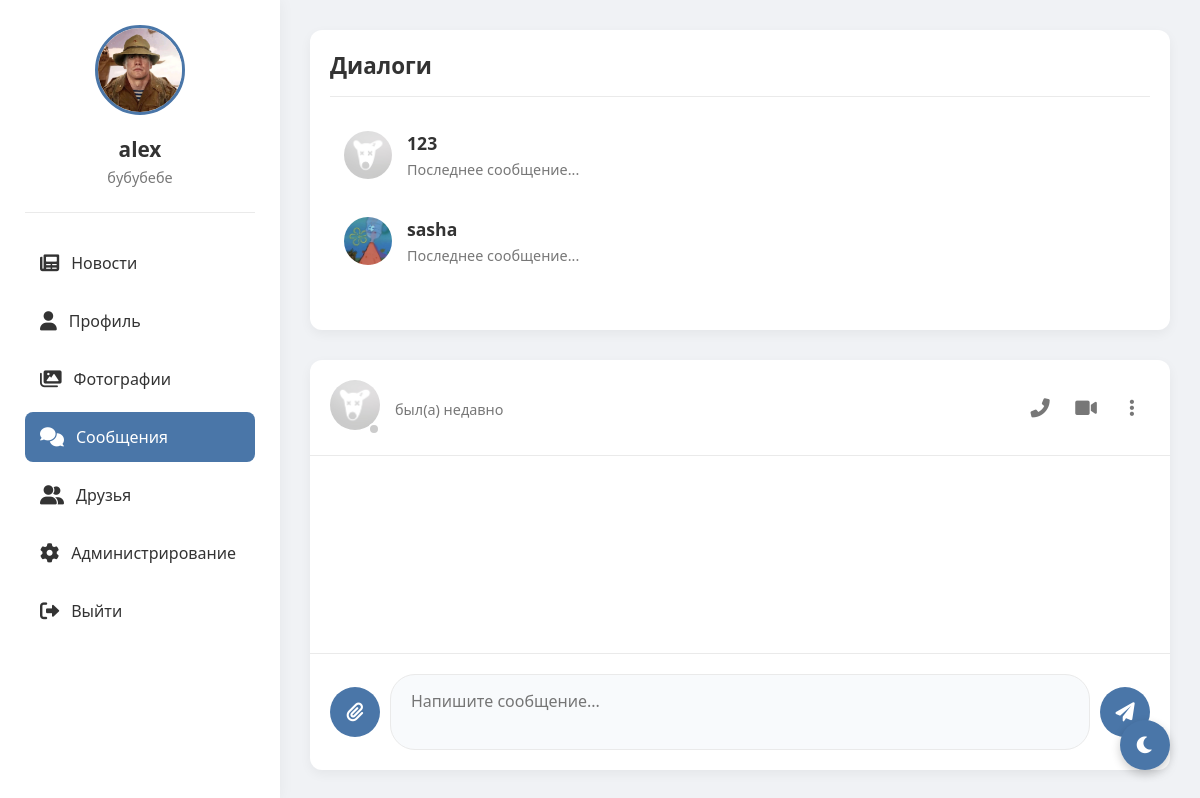
/messages/27 (signed in), run on an earlier commit of the app's database.
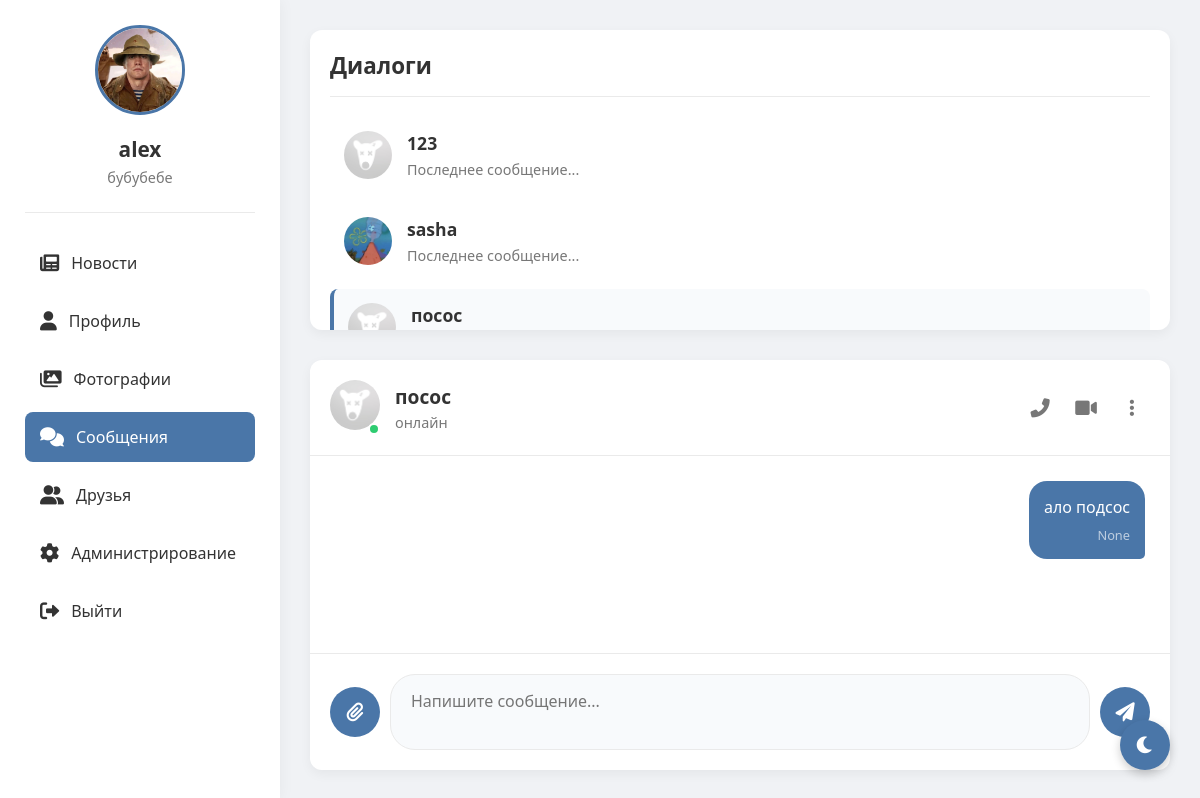
And on a later commit of the database.
### tables this page shows
CREATE TABLE users (
                id INTEGER PRIMARY KEY AUTOINCREMENT,
                username TEXT UNIQUE NOT NULL,
                password TEXT NOT NULL,
                email TEXT,
                bio TEXT,
                avatar TEXT, role TEXT DEFAULT 'user' CHECK(role IN ('admin', 'moderator', 'user')), is_online BOOLEAN DEFAULT FALSE, last_seen DATETIME);

CREATE TABLE messages (
                id INTEGER PRIMARY KEY AUTOINCREMENT,
                sender_id INTEGER NOT NULL,
                receiver_id INTEGER NOT NULL,
                content TEXT NOT NULL,
                file_path TEXT,
                timestamp DATETIME DEFAULT CURRENT_TIMESTAMP,
                FOREIGN KEY(sender_id) REFERENCES users(id),
                FOREIGN KEY(receiver_id) REFERENCES users(id));

### routes/messages.py (the view)
@bp.route('/messages')
@bp.route('/messages/<int:friend_id>')
def messages(friend_id=None):
    if 'user_id' not in session:
        return redirect(url_for('auth.index'))
    user_id = session['user_id']
    conn = get_db()
    c = conn.cursor()
    c.execute("SELECT * FROM users WHERE id = ?", (user_id,))
    user = c.fetchone()
    c.execute('''SELECT users.id, users.username, users.avatar, users.is_online, users.last_seen
                FROM friends
                JOIN users ON friends.friend_id = users.id
                WHERE friends.user_id = ? AND friends.status = 'accepted'
                UNION
                SELECT users.id, users.username, users.avatar, users.is_online, users.last_seen
                FROM friends
                JOIN users ON friends.user_id = users.id
                WHERE friends.friend_id = ? AND friends.status = 'accepted'
                ORDER BY username''', (user_id, user_id))
    friends = c.fetchall()
    messages = []
    active_friend = None
    if friend_id:
        c.execute("SELECT * FROM users WHERE id = ?", (friend_id,))
        active_friend = c.fetchone()
        c.execute('''SELECT messages.*, users.username, users.avatar
                    FROM messages
                    JOIN users ON messages.sender_id = users.id
                    WHERE (sender_id = ? AND receiver_id = ?)
                    OR (sender_id = ? AND receiver_id = ?)
                    ORDER BY timestamp''',
                 (user_id, friend_id, friend_id, user_id))
        messages = c.fetchall()
    conn.close()
    return render_template('messages.html',
                         user=user,
                         friends=friends,
                         messages=messages,
                         friend_id=friend_id,
                         active_friend=active_friend,
                         active_page='messages')

### models.py (called while the page is built)
def get_db():
    conn = sqlite3.connect('social_network.db')
    conn.row_factory = sqlite3.Row
    return conn

### templates/messages.html (shortened to what the changed rows need)
<!DOCTYPE html>
<html lang="ru">
<head>
    <link href="https://cdnjs.cloudflare.com/ajax/libs/font-awesome/6.0.0/css/all.min.css" rel="stylesheet">
</head>
<body>
    <div class="app-container">
        <div class="content">
            <div class="friends-list">
                <h2>Диалоги</h2>
                {% for friend in friends %}
                <div class="friend-item {% if friend_id == friend[0] %}active{% endif %}" onclick="location.href='{{ url_for('messages.messages', friend_id=friend[0]) }}'">
                    <img src="{% if friend[2] %}{{ url_for('static', filename='uploads/' + friend[2]) }}{% else %}{{ url_for('static', filename='uploads/default_avatar.png') }}{% endif %}"
                         alt="Avatar"
                         onerror="this.onerror=null; this.src='{{ url_for('static', filename='uploads/default_avatar.png') }}'">
                    <div class="friend-info">
                        <h3>{{ friend[1] }}</h3>
                        <p>Последнее сообщение...</p>
                    </div>
                </div>
                {% endfor %}
            </div>
            <div class="chat-container">
                {% if friend_id %}
                <div class="chat-header">
                    <div class="chat-avatar">
                        <img src="{% if active_friend[5] %}{{ url_for('static', filename='uploads/' + active_friend[5]) }}{% else %}{{ url_for('static', filename='uploads/default_avatar.png') }}{% endif %}"
                             alt="Аватар {{ active_friend[1] }}"
                             onerror="this.onerror=null; this.src='{{ url_for('static', filename='uploads/default_avatar.png') }}'">
                        <div class="chat-status {% if active_friend[6] %}chat-status-online{% endif %}"></div>
                    </div>
                    <div class="chat-info">
                        <h3>{{ active_friend[1] }}</h3>
                        <p>
                            {% if active_friend[6] %}
                                онлайн
                            {% else %}
                                был(а) {{ active_friend[7].strftime('%H:%M') if active_friend[7] else 'недавно' }}
                            {% endif %}
                        </p>
                    </div>
                    <div class="chat-actions">
                        <button id="audio-call-btn" title="Аудиозвонок"><i class="fas fa-phone-alt"></i></button>
                        <button id="video-call-btn" title="Видеозвонок"><i class="fas fa-video"></i></button>
                        <button title="Дополнительно"><i class="fas fa-ellipsis-v"></i></button>
                    </div>
                </div>
                <div class="chat-messages" id="chat-messages">
                    {% for msg in messages %}
                    <div class="message {% if msg[1] == session['user_id'] %}sent{% else %}received{% endif %}">
                        <div class="message-text">{{ msg[3] }}</div>
                        <div class="message-time">{{ msg[4] }}</div>
                    </div>
                    {% endfor %}
                </div>
                <div class="chat-input">
                    <button id="attach-button" title="Прикрепить файл"><i class="fas fa-paperclip"></i></button>
                    <textarea id="message-input" placeholder="Напишите сообщение..."></textarea>
                    <button id="send-button" title="Отправить"><i class="fas fa-paper-plane"></i></button>
                </div>
                {% else %}
                <div class="empty-chat">
                    <i class="fas fa-comments"></i>
                    <h3>Выберите диалог</h3>
                    <p>Начните общение с вашими друзьями</p>
                </div>
                {% endif %}
            </div>
        </div>
    </div>
</body>
</html>

What changed in the data, as far as the page shows it:
added users: username "посос"
added messages: content "ало подсос", msg "None"
Also different on the page:
{{ active_friend[7].strftime('%H:%M') if active_friend[7] else 'недавно' }}: "недавно" → (not shown)
text no longer shown: "был(а)"
text now shown: "онлайн"
